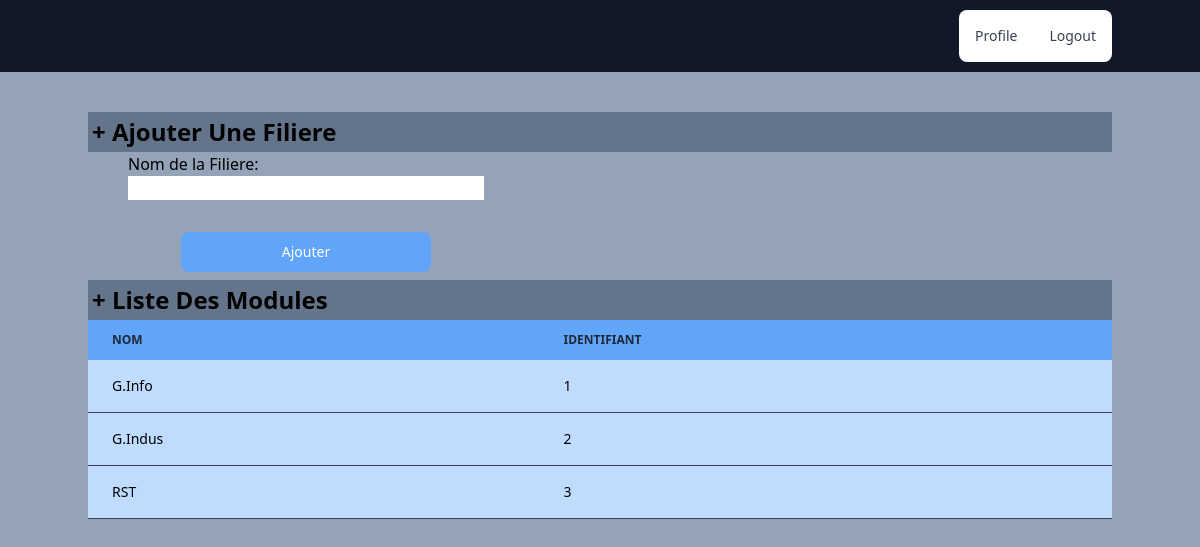
Screenshot of /public/addfiliere.php with the database file from the repository.
### tables this page shows
CREATE TABLE `filiere` (
  `id_filiere` int(11) NOT NULL,
  `nom` varchar(100) NOT NULL
);

### public/utils.php (called while the page is built, shortened)
<?php
function connect()
{
    try{
        return new mysqli("localhost","root",'',"prjweb");
    }
    catch (PDOException $e) {
		die($e->getMessage());
	}
}
function db_select($table,$cols="*",$where = null,$one_row = false){
    $sql = "SELECT ".$cols." FROM ".$table;
    $db = connect();
    $res = $db -> query($sql);
    if($one_row)
        return $res -> fetch_assoc();
    else
        return $res -> fetch_all(MYSQLI_ASSOC);
}

### public/addfiliere.php (the view, shortened to what this page needs)
<!DOCTYPE html>
<html lang="en">
<head>
    <link rel="stylesheet" href="output.css">
</head>
<body class=" bg-slate-400">
    <?php include("navbar.php") ?>
    <div class="container mx-auto bg-slate-400 ">
        <h1 class="text-2xl bg-slate-500 font-semibold p-1">+ Ajouter Une Filiere</h1>
        <form action="ajouterfiliere.php" method="post" class="pl-10 flex flex-col w-[33vw]">
            <label for="nom">Nom de la Filiere:</label>
            <input type="text" name="nom" id="nom" required>
            <input type="submit" value="Ajouter"
                class="text-white focus:ring-4 mt-8 font-medium rounded-lg text-sm px-5 py-2.5 w-[70%] mx-auto  mb-2 bg-blue-400 hover:bg-blue-700 focus:outline-none focus:ring-blue-800">
    </div>
    <div class="container mx-auto">
        <h1 class="text-2xl bg-slate-500 font-semibold p-1">+ Liste Des Modules</h1>
        <div>
            <?php
            $filieres = db_select("filiere","*");
            ?>
            <div class="relative overflow-x-auto">
                <table class="w-full text-sm text-left  bg-black">
                    <thead class="text-xs  uppercase bg-blue-400 text-gray-800">
                        <tr>
                            <th scope="col" class="px-6 py-3">
                                Nom
                            </th>
                            <th scope="col" class="px-6 py-3">
                                identifiant
                            </th>
                        </tr>
                    </thead>
                    <tbody>
                        <?php foreach($filieres as $filiere){ ?>
                        <tr class=" border-b bg-blue-200 border-gray-700">
                            <th scope="row" class="px-6 py-4 font-medium whitespace-nowrap text-black">
                                <?php echo $filiere["nom"] ?>
                            </th>
                            <td class="px-6 py-4">
                                <?php echo $filiere["id_filiere"] ?>
                            </td>
                        </tr>
                        <?php } ?>
                    </tbody>
                </table>
            </div>
        </div>
    </div>
</body>
</html>

### rows the page displays
filiere: nom "G.Info", id_filiere "1"
filiere: nom "G.Indus", id_filiere "2"
filiere: nom "RST", id_filiere "3"
